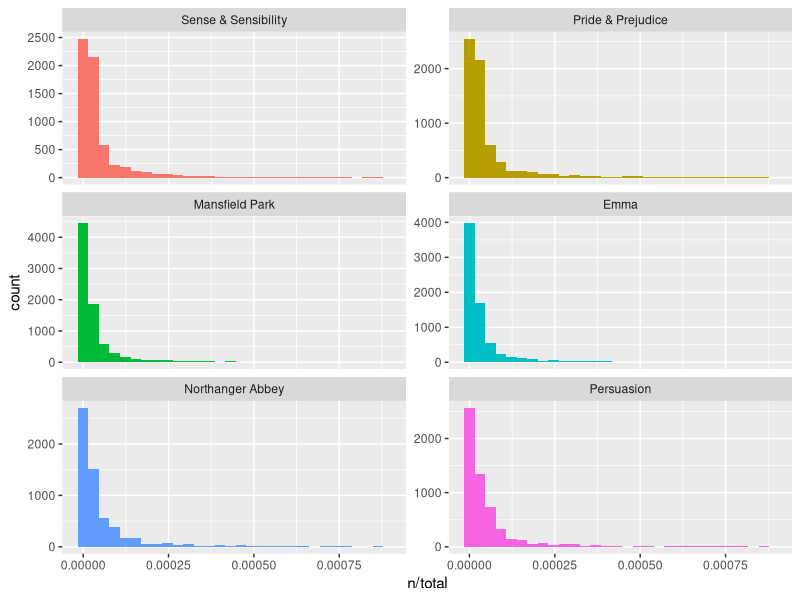
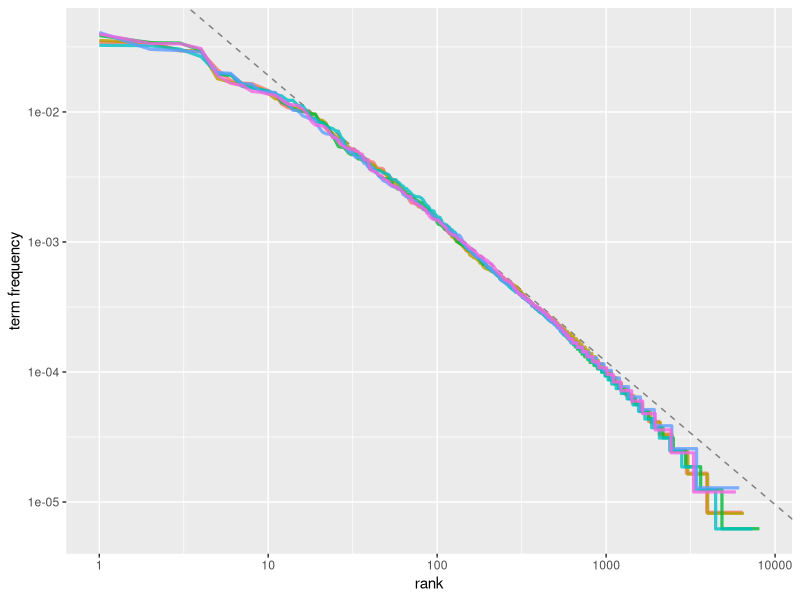

Write R code to recreate these figures, in order.
## ---- chunk 1
library(dplyr)
library(janeaustenr)
library(tidytext)

book_words <- austen_books() %>%          # most commonly used words in Jane Austen’s novels
  unnest_tokens(word, text) %>%
  count(book, word, sort = TRUE) %>%
  ungroup()                               # cols : book, word, n

total_words <- book_words %>%             # total words in each novel, for later use
  group_by(book) %>% 
  summarize(total = sum(n))

book_words <- left_join(book_words, total_words)          # cols : book, word, n, total
## ---- chunk 2
library(ggplot2)

ggplot(book_words, aes(n/total, fill = book)) +
  geom_histogram(show.legend = FALSE) +
  xlim(NA, 0.0009) +
  facet_wrap(~book, ncol = 2, scales = "free_y")
## ---- chunk 3
freq_by_rank <- book_words %>% 
  group_by(book) %>% 
  mutate(rank = row_number(), `term frequency` = n/total)
## ---- chunk 4
freq_by_rank %>% 
  ggplot(aes(rank, `term frequency`, color = book)) + 
  geom_abline(intercept = -0.62, slope = -1.1, color = "gray50", linetype = 2) +    # by lin/regression
  geom_line(size = 1.1, alpha = 0.8, show.legend = FALSE) + 
  scale_x_log10() +
  scale_y_log10()
